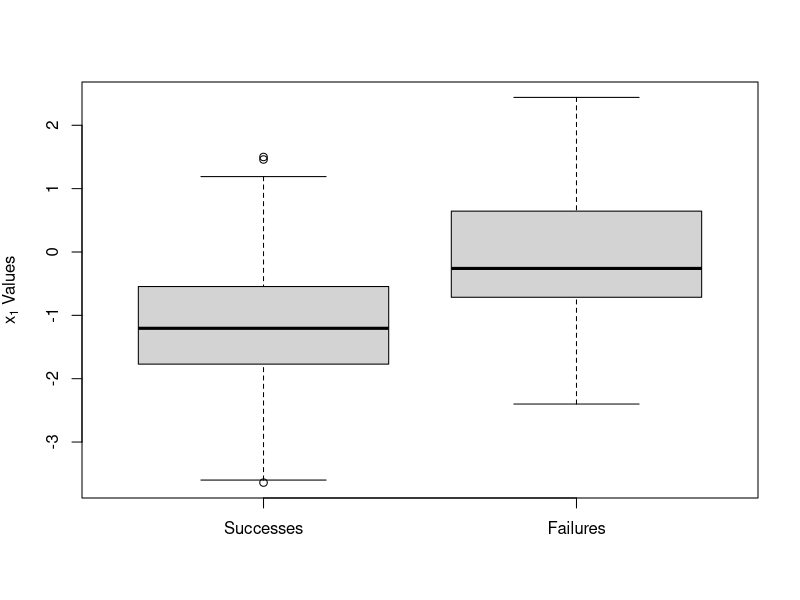
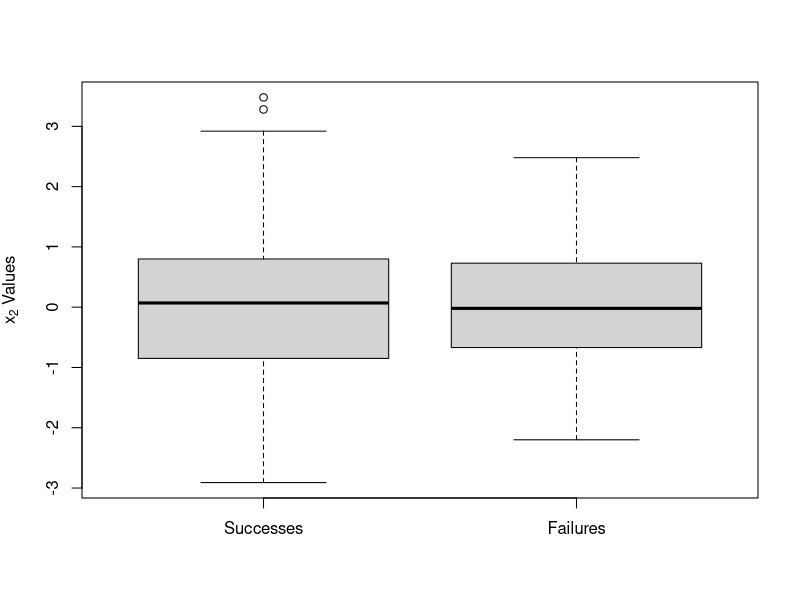
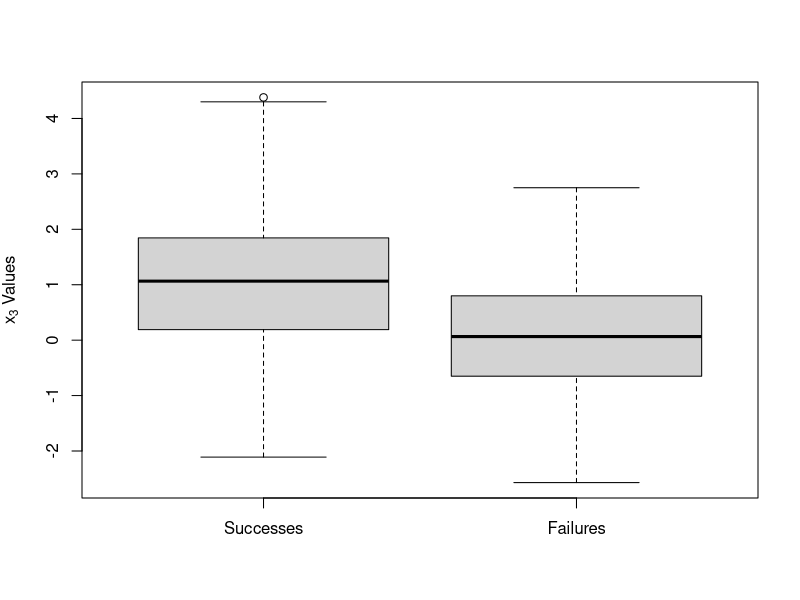
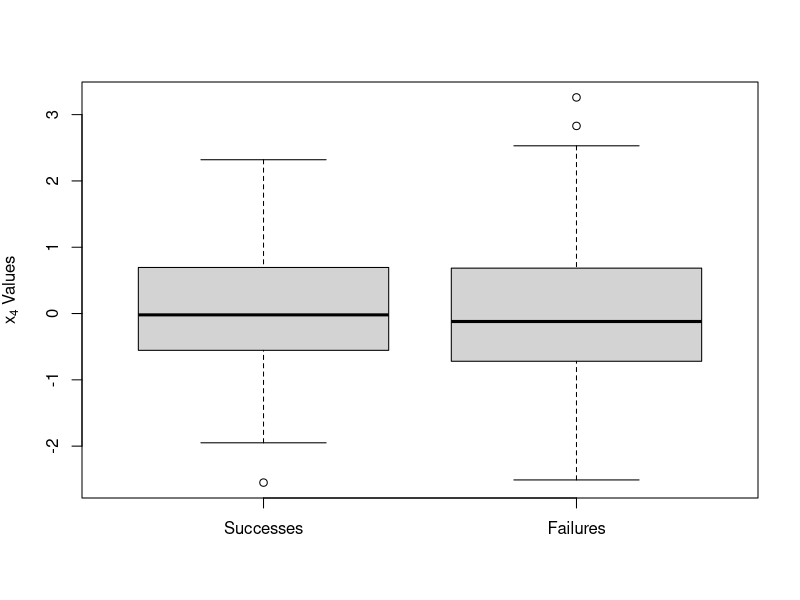
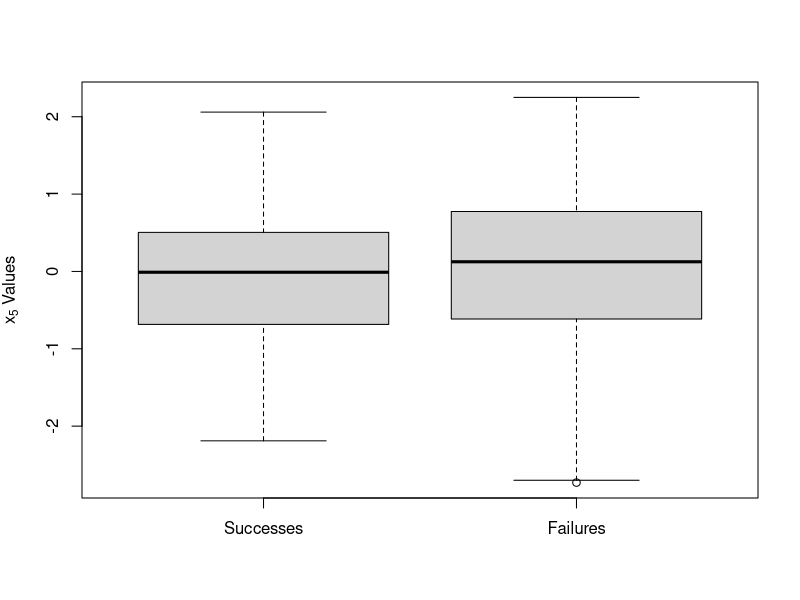
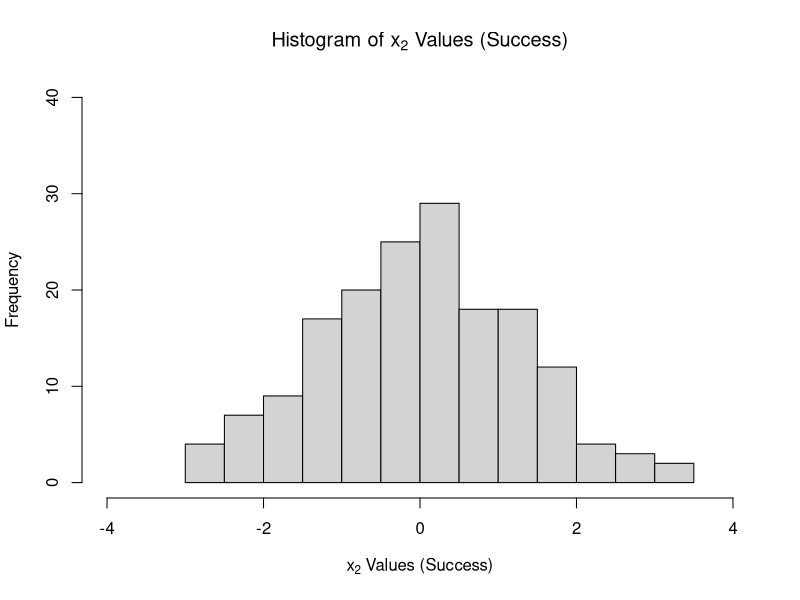
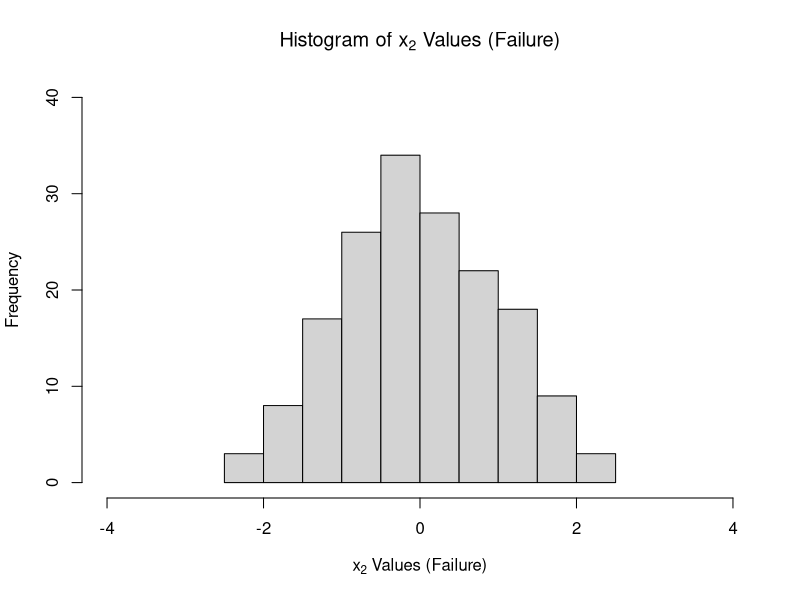
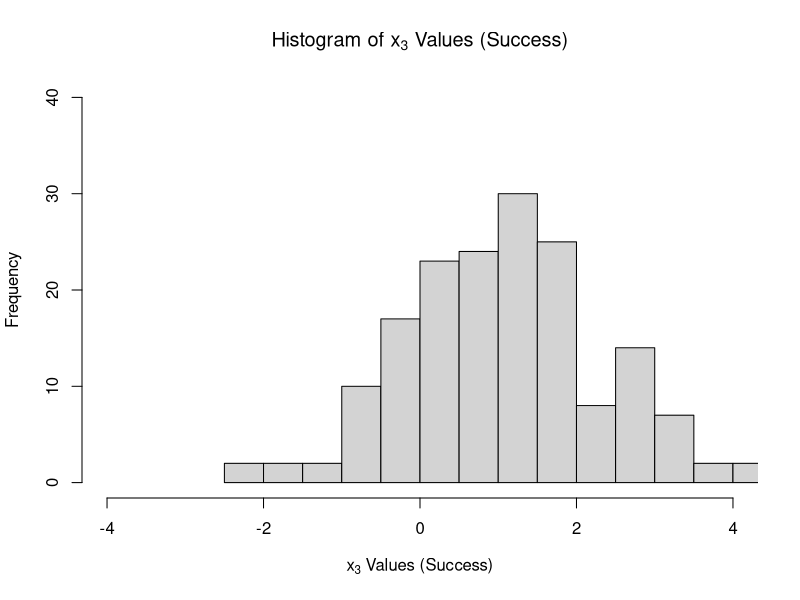

The R source for these figures, in order:
# Matthew Bolding
# MATH 40883 Predictive Modeling
# Project 2 - .r file

dataset <- read.table("project2.data", header = T, sep = ";")

nrow(dataset)
dataset <- na.omit(dataset)

nrow(dataset)

library(caTools)
set.seed(1984)
index <- sample.split(dataset$y, SplitRatio = 0.7)
train <- subset(dataset, index == TRUE)
valid <- subset(dataset, index == FALSE)

success.index <- which(train$y > 0.5)
success <- train[success.index, ]
failure <- train[-success.index, ]

cor(train)

cor(train$x1, train$y)
cor(train$x3, train$y)

boxplot(success$x1, failure$x1,
        ylab = expression('x'[1] * " Values"),
        names = c("Successes", "Failures"))

boxplot(success$x2, failure$x2,
        ylab = expression('x'[2] * " Values"),
        names = c("Successes", "Failures"))

boxplot(success$x3, failure$x3,
        ylab = expression('x'[3] * " Values"),
        names = c("Successes", "Failures"))

boxplot(success$x4, failure$x4,
        ylab = expression('x'[4] * " Values"),
        names = c("Successes", "Failures"))

boxplot(success$x5, failure$x5,
        ylab = expression('x'[5] * " Values"),
        names = c("Successes", "Failures"))

hist(success$x2, breaks = 16, 
     xlim = c(-4, 4), 
     ylim = c(0, 40), 
     main = expression("Histogram of " * 'x'[2] * " Values (Success)"),
     xlab = expression('x'[2] * " Values (Success)"))

hist(failure$x2, breaks = 16, 
     xlim = c(-4, 4), 
     ylim = c(0, 40), 
     main = expression("Histogram of " * 'x'[2] * " Values (Failure)"),
     xlab = expression('x'[2] * " Values (Failure)"))

hist(success$x3, breaks = 16, 
     xlim = c(-4, 4), 
     ylim = c(0, 40), 
     main = expression("Histogram of " * 'x'[3] * " Values (Success)"),
     xlab = expression('x'[3] * " Values (Success)"))

hist(failure$x3, breaks = 16, 
     xlim = c(-4, 4), 
     ylim = c(0, 40), 
     main = expression("Histogram of " * 'x'[3] * " Values (Failure)"),
     xlab = expression('x'[3] * " Values (Failure)"))

mean(success$x1)
sd(success$x1)
mean(success$x2)
sd(success$x2)
mean(success$x3)
sd(success$x3)
mean(success$x4)
sd(success$x4)
mean(success$x5)
sd(success$x5)

mean(failure$x1)
sd(failure$x1)
mean(failure$x2)
sd(failure$x2)
mean(failure$x3)
sd(failure$x3)
mean(failure$x4)
sd(failure$x4)
mean(failure$x5)
sd(failure$x5)

n <- nrow(train)
folds <- sample(rep(1:8, length = n))

Linear.MSE <- NULL
for(k in 1:8) {
  sub.train <- train[folds!=k,]
  sub.valid <- train[folds==k,]
  
  logistic.mod <- glm(y ~ ., data = sub.train, family = binomial)
  logistic.pred <- predict(logistic.mod, newdata = sub.valid, type = "response")
  Linear.MSE[k] <- mean((logistic.pred - sub.valid$y)^2)
}
Linear.CV <- mean(Linear.MSE)
Linear.CV

quad.train <- train
quad.train$x1.2 <- quad.train$x1^2
quad.train$x2.2 <- quad.train$x2^2
quad.train$x3.2 <- quad.train$x3^2
quad.train$x4.2 <- quad.train$x4^2
quad.train$x5.2 <- quad.train$x5^2

Linear.Quad.MSE <- NULL
for(k in 1:8) {
  sub.train <- quad.train[folds!=k,]
  sub.valid <- quad.train[folds==k,]
  
  logistic.mod <- glm(y ~ ., data = sub.train, family = binomial)
  logistic.pred <- predict(logistic.mod, newdata = sub.valid, type = "response")
  Linear.Quad.MSE[k] <- mean((logistic.pred - sub.valid$y)^2)
}
Linear.Quad.CV <- mean(Linear.Quad.MSE)
Linear.Quad.CV

best.mod <- glm(y ~ ., data = quad.train, family = binomial)

quad.valid <- valid
quad.valid$x1.2 <- quad.valid$x1^2
quad.valid$x2.2 <- quad.valid$x2^2
quad.valid$x3.2 <- quad.valid$x3^2
quad.valid$x4.2 <- quad.valid$x4^2
quad.valid$x5.2 <- quad.valid$x5^2

best.pred <- predict(best.mod, newdata = quad.valid, type = "response")
best.pred <- ifelse(best.pred > 0.5, 1, 0)

Conf.Matrix <- table(Predicted = best.pred, True = valid$y)
Conf.Matrix

Mis.Class.Rate <- 1 - (sum(diag(Conf.Matrix))/sum(Conf.Matrix))
Mis.Class.Rate

False.Neg <- Conf.Matrix[2]/(Conf.Matrix[1] + Conf.Matrix[2])
False.Neg

False.Pos <- Conf.Matrix[4]/(Conf.Matrix[3] + Conf.Matrix[4])
False.Pos
